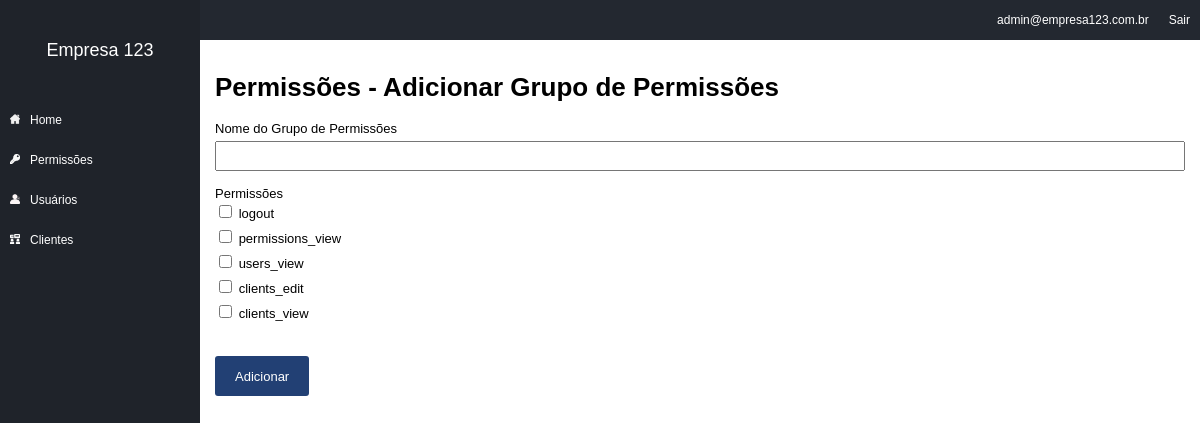
Page /permissions/add_group (signed in) on the committed database.
### tables this page shows
CREATE TABLE IF NOT EXISTS `permission_params` (
  `id` int(10) unsigned NOT NULL AUTO_INCREMENT,
  `id_company` int(11) NOT NULL,
  `name` varchar(50) NOT NULL,
  PRIMARY KEY (`id`)
);

### core/controller.php (called while the page is built, shortened)
<?php
class controller {
	public function loadTemplate($viewName, $viewData = array()) {
		include 'views/template.php';
	}
	public function loadViewInTemplate($viewName, $viewData) {
		extract($viewData);
		include 'views/'.$viewName.'.php';
	}
}

### core/Core.php (called while the page is built, shortened)
<?php
class Core{
public function run() {
	$url='/';
	if(isset($_GET['url'])){
		$url.=$_GET['url'];
		}
		$params = array();
		if(!empty($url) && $url !='/'){
			$url = explode('/', $url);
			array_shift($url);
			array_shift($url);
			if(isset($url[0]) && !empty($url[0])){
				$currentAction = $url[0];
			} else{
				$currentAction = 'index';
			}
		}else{
			$currentController = 'homeController';
			$currentAction = 'index';
		}
		$c = new $currentController();
		call_user_func_array(array($c, $currentAction), $params);
	}
}

### index.php (called while the page is built, shortened)
<?php
require 'config.php';
	$core = new Core();
	$core->run();

### core/Model.php (called while the page is built, shortened)
<?php
class model {
	public function __construct() {
		global $config;
		$this->db = new PDO("mysql:dbname=".$config['dbname'].";host=".$config['host'], $config['dbuser'], $config['dbpass']);
	}
}
?>

### config.php (called while the page is built, shortened)
<?php
$config = array();
if(ENVIRONMENT == 'development'){
	$config['dbname'] = 'contaazul';
	$config['host'] = 'localhost';
	$config['dbuser'] = 'root';
	$config['dbpass'] = '';
}else {
	define("BASE_URL", "http://meusite.com.br/");
	$config['dbname'] = 'contaazul';
	$config['host'] = 'localhost';
	$config['dbuser'] = 'root';
	$config['dbpass'] = '';
}

### models/Permissions.php (called while the page is built, shortened)
<?php
class Permissions extends model {
	public function getList($id_company) {
		$array = array();
		$sql = $this->db->prepare("SELECT * FROM permission_params WHERE id_company = :id_company");
		$sql->bindValue(":id_company", $id_company);
		$sql->execute();
		if($sql->rowCount() > 0) {
			$array = $sql->fetchAll();
		}
		return $array;
	}
}

### models/Users.php (called while the page is built, shortened)
<?php
	class Users extends model{
		private $userInfo;
	public function setLoggedUser(){
		if (isset($_SESSION['ccUser']) && !empty($_SESSION['ccUser'])) {
			$id = $_SESSION['ccUser'];
			$sql = $this->db->prepare("SELECT * FROM users WHERE id =:id");
			$sql->bindValue(':id', $id);
			$sql->execute();
			if($sql->rowCount() >0) {
				$this->userInfo = $sql->fetch();
			}
		}
	}
	public function getCompany(){
		if(isset($this->userInfo['id_company'])) {
		return $this->userInfo['id_company'];
	} else {
		return 0;
		}
	}
}

### views/permissions_addgroup.php (the view)
<h1> Permissões - Adicionar Grupo de Permissões</h1>
<form method="POST">
	<label for="name">Nome do Grupo de Permissões</label></br>
	<input type = "text" name="name" /><br/><br/>
	<label>Permissões</label><br/>
	<?php foreach($permissions_list as $p): ?>
	<div class="p_item"	>
		<input type="checkbox" name="permissions[]" value="<?php echo $p['id'];?>" id="p_<?php echo $p['id']; ?>"/>
		<label for="p_<?php echo $p['id']; ?>"><?php echo $p['name']; ?></label>
	</div>
<?php endforeach; ?>
<br/><br/>
<input type="submit" value="Adicionar"/>
</form>

### assets/css/template.css (style rules this page uses)
body { margin: 0; padding: 0; font-size: 13px; font-family: Arial; }
input[type=text], input[type=email], input[type=password], select, textarea { width: 100%; height: 30px; font-size: 13px; outline: 0; padding-left: 5px; padding-right: 5px; margin-top: 5px; }
input[type=submit], button, .button { border: 0px; background-color: #224074; color:#FFF; height: 40px; line-height: 40px; border-radius: 3px; padding-left: 20px; padding-right: 20px; cursor:pointer; font-size: 13px; display: inline-block; }
.p_item { height: 25px; line-height: 25px; }

### rows in the picture
permission_params: name "logout"
permission_params: name "permissions_view"
permission_params: name "users_view"
permission_params: name "clients_edit"
permission_params: name "clients_view"

### other values in the picture
$viewData['company_name'] "Empresa 123"
$viewData['user_email'] "admin@empresa123.com.br"
